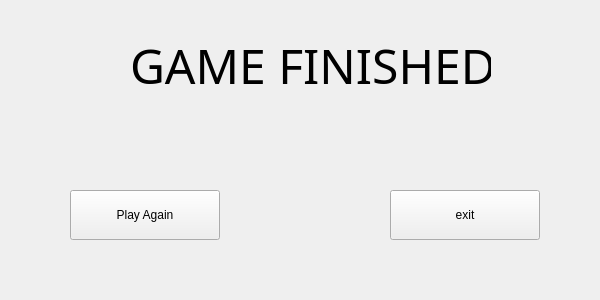
<?xml version="1.0" encoding="UTF-8"?>
<ui version="4.0">
 <class>End</class>
 <widget class="QMainWindow" name="End">
  <property name="geometry">
   <rect>
    <x>0</x>
    <y>0</y>
    <width>600</width>
    <height>300</height>
   </rect>
  </property>
  <property name="sizePolicy">
   <sizepolicy hsizetype="Fixed" vsizetype="Fixed">
    <horstretch>0</horstretch>
    <verstretch>0</verstretch>
   </sizepolicy>
  </property>
  <property name="minimumSize">
   <size>
    <width>600</width>
    <height>300</height>
   </size>
  </property>
  <property name="maximumSize">
   <size>
    <width>600</width>
    <height>300</height>
   </size>
  </property>
  <property name="windowTitle">
   <string>Game Over</string>
  </property>
  <widget class="QWidget" name="centralwidget">
   <widget class="QLabel" name="done">
    <property name="geometry">
     <rect>
      <x>130</x>
      <y>20</y>
      <width>361</width>
      <height>91</height>
     </rect>
    </property>
    <property name="font">
     <font>
      <family>Impact</family>
      <pointsize>36</pointsize>
     </font>
    </property>
    <property name="text">
     <string>GAME FINISHED</string>
    </property>
   </widget>
   <widget class="QPushButton" name="again">
    <property name="geometry">
     <rect>
      <x>70</x>
      <y>190</y>
      <width>150</width>
      <height>50</height>
     </rect>
    </property>
    <property name="text">
     <string>Play Again</string>
    </property>
   </widget>
   <widget class="QPushButton" name="exit">
    <property name="geometry">
     <rect>
      <x>390</x>
      <y>190</y>
      <width>150</width>
      <height>50</height>
     </rect>
    </property>
    <property name="text">
     <string>exit</string>
    </property>
   </widget>
  </widget>
 </widget>
 <resources/>
 <connections/>
</ui>
